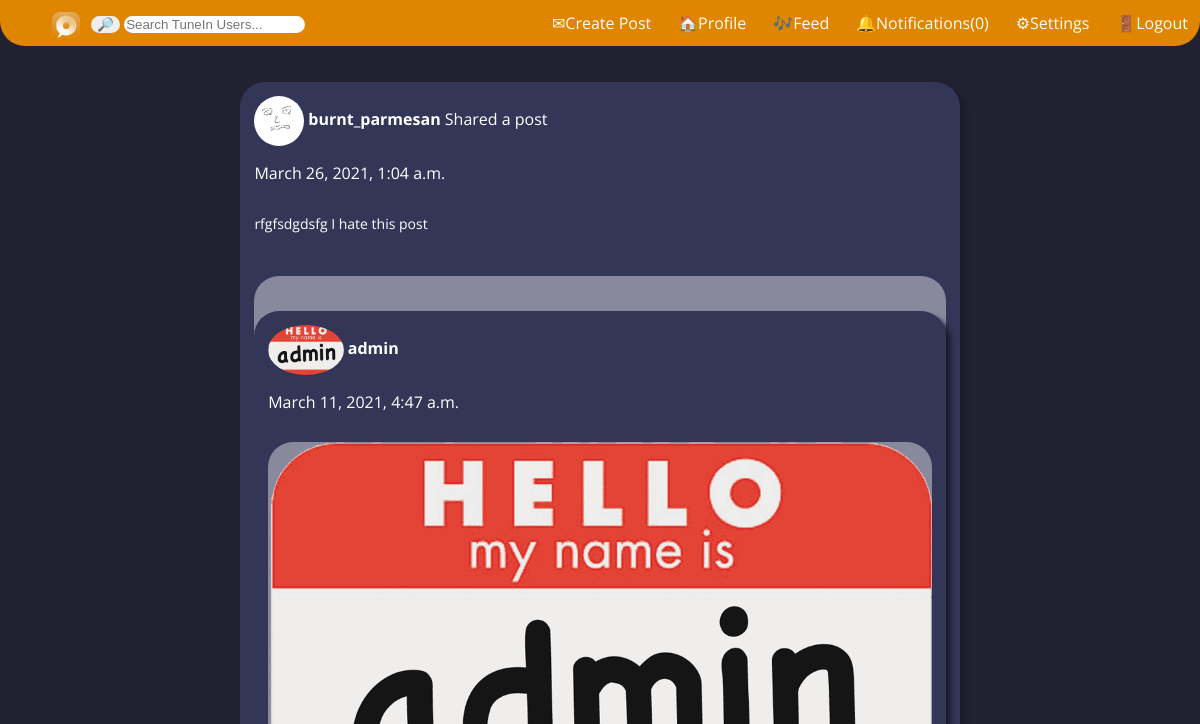
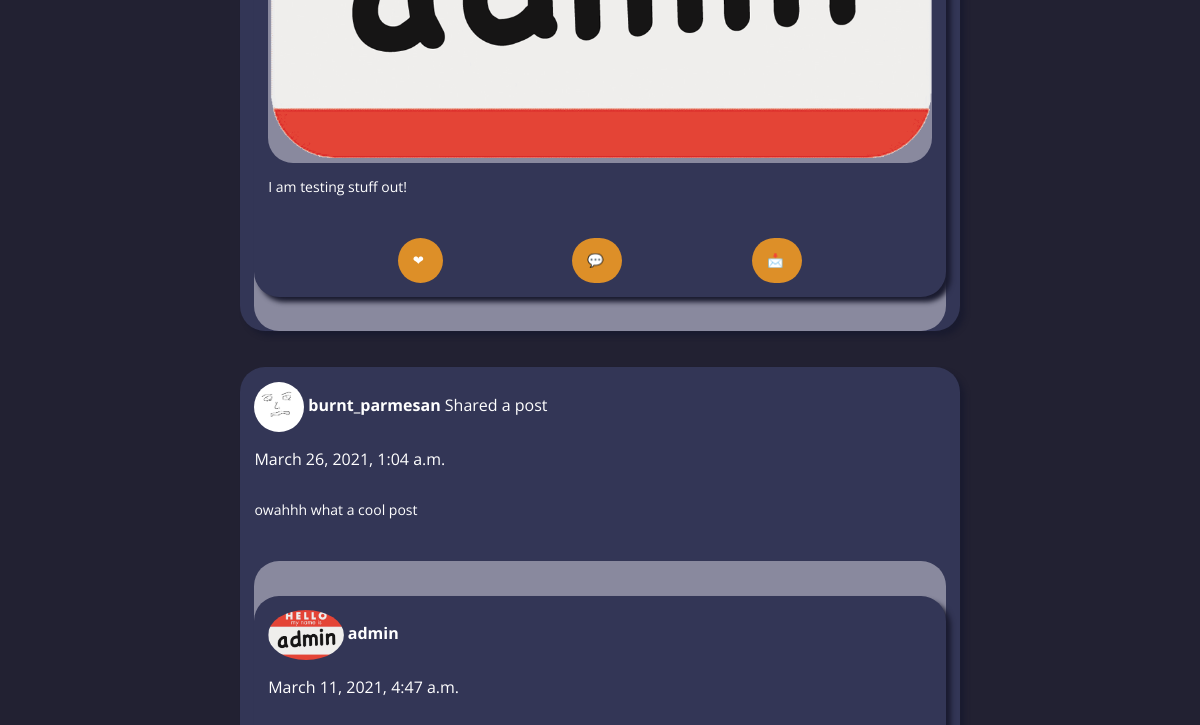
The page /feed (signed in, upper part) on the database as committed earlier (2 pictures, top to bottom).
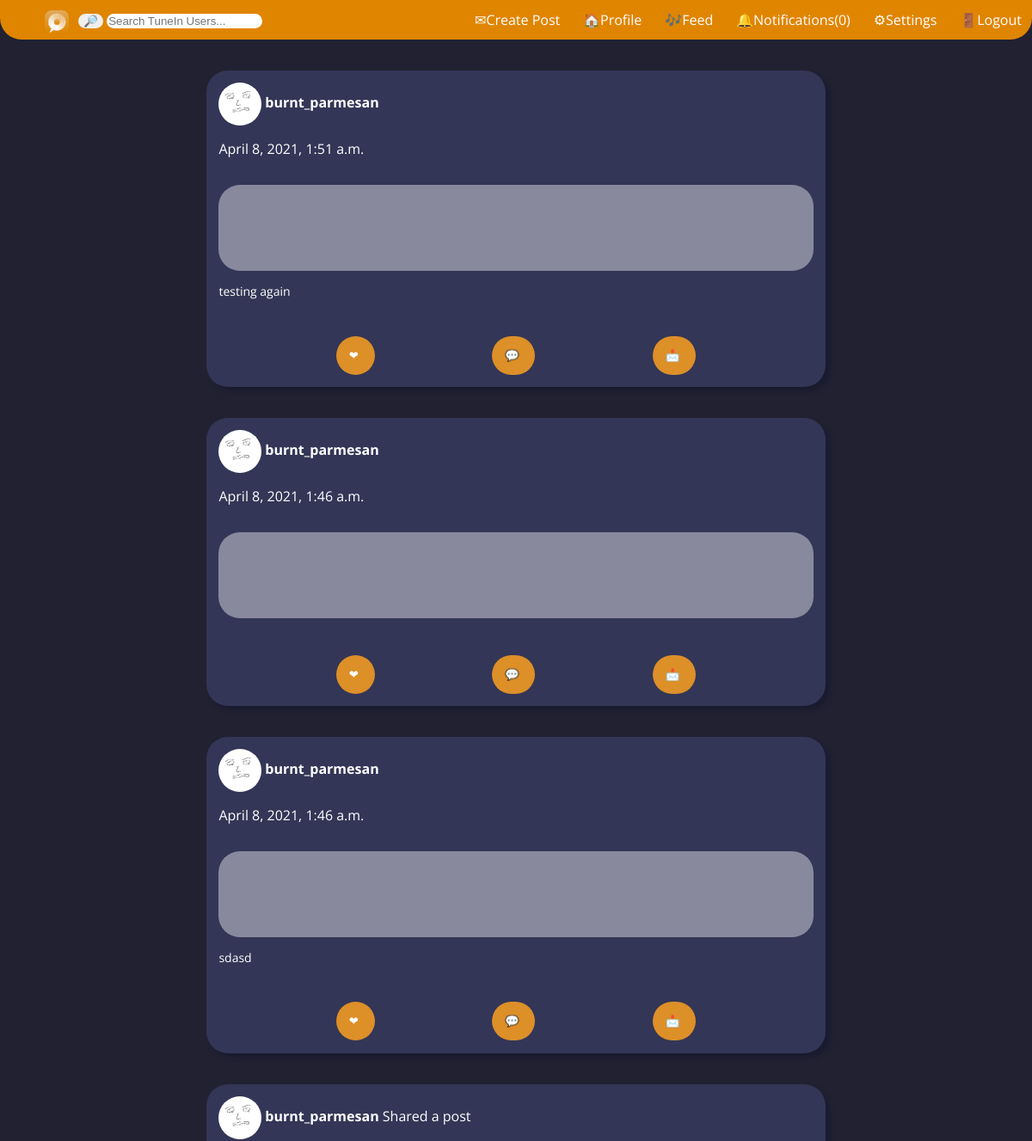
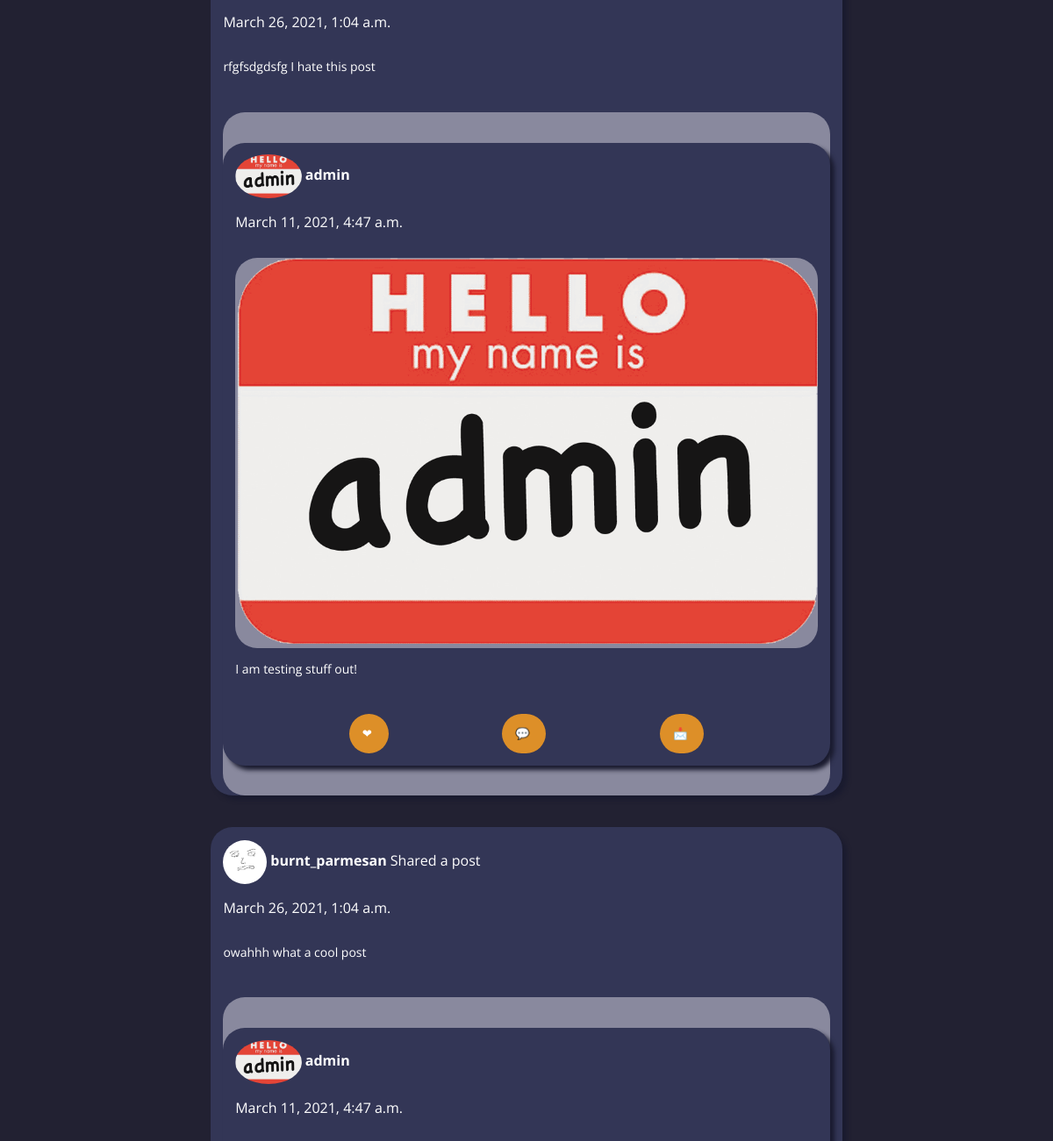
The same page on the database as committed later (2 pictures, top to bottom).
### news/models.py (models this page shows, shortened)
class SharedPost(models.Model):
    originPost = models.ForeignKey(Post, on_delete=models.CASCADE,null=True)
    user = models.ForeignKey(User, on_delete=models.CASCADE)
    date_posted = models.DateTimeField(default=timezone.now)
    description = models.CharField(max_length=255, blank=True)
    def get_date(self):
        return self.date_posted

class Post(models.Model):
    description = models.CharField(max_length=255, blank=True)
    pic = models.ImageField(upload_to='static/media/postPictures', blank=True, null=True)
    choose_file = models.FileField(upload_to='static/media/mediaFiles', validators=[validate_file_extension], blank=True, null=True)
    date_posted = models.DateTimeField(default=timezone.now)
    user_name = models.ForeignKey(User, on_delete=models.CASCADE)
    tags = models.CharField(max_length=100, blank=True)
    def __str__(self):
        return self.description
    def get_date(self):
        return self.date_posted

### user_profile/models.py (models this page shows, shortened)
class Profile(models.Model):
    user = models.OneToOneField(User, on_delete=models.CASCADE)
    User._meta.get_field('email')._unique = True
    first_name = models.CharField(max_length=20,default="")
    last_name = models.CharField(max_length=20,default="")
    bio = models.CharField(max_length=500,default="n/a")
    photo = models.ImageField(upload_to='static/media/profilePictures')

### news/views.py (the view, shortened to what this page needs)
# urls.py: path('feed', views.feed, name="feed"),
def feed(request):
    sharedPosts = False
    if request.user.is_authenticated:
        following = Following.objects.filter(follower= request.user)
        following_list = []
        for f in following:
            following_list.append(getattr(f,'user'))
        if following:
            posts = Post.objects.filter(user_name__in=following_list)
            sharedPosts = SharedPost.objects.filter(user__in=following_list)
            sharedPosts = sharedPosts.order_by('-date_posted')
        else:
            posts = Post.objects.all()
        posts = posts.order_by('-date_posted')
        artist = request.user.groups.filter(name='artists').exists()
        friends_a = Friends.objects.filter(user= request.user)
        friends_b = Friends.objects.filter(friend= request.user)
        friends_list = []
        for f in friends_a:
            friends_list.append(getattr(f,'friend'))
        for f in friends_b:
            friends_list.append(getattr(f,'user'))
        friends_sharedPosts =SharedPost.objects.filter(user__in= friends_list)
        if friends_sharedPosts:
            print(friends_sharedPosts)
        if sharedPosts:
            print(sharedPosts)
            l_posts = list(posts)
            l_shared = list(sharedPosts)
            l_posts.extend(l_shared)
            print(l_posts)
            all_posts = sorted(l_posts,key=lambda x: x.get_date(),reverse=True)
            print(all_posts)
            test = {'posts': all_posts, 'artist': artist}
        else:
            test = {'posts': posts, 'artist': artist}
        return render(request, 'news.html', test)
    else:
        return HttpResponseRedirect('/')

### templates/news.html (shortened to what this page needs)
{% extends 'base.html' %}
{% load static %}
{% block content %}
<link rel="stylesheet" href="{% static 'css/news.css' %}">
<div class="posts">
{% for post in posts %}
{% if post.originPost %}
<div class="post" id="{{post.id}}">
    <div class="post_header">
        <img class ="post_icon" src="{{post.user.profile.photo.url }}">
        <a class="post_username" href="{% url 'user_profile' %}?username={{post.user}}">{{post.user}}</a> Shared a post
        <p id="date">{{post.date_posted}}</p>
    </div>
    <div class="post_text">
        <p>
               {{post.description}}
        </p>
    </div>
    <div class="post_content">
    <div class="post" id="{{post.originPost.id}}">
        <div class="post_header">
            <img class ="post_icon" src="{{post.originPost.user_name.profile.photo.url }}">
            <a class="post_username" href="{% url 'user_profile' %}?username={{post.originPost.user_name}}">{{post.originPost.user_name}}</a>
            <p id="date">{{post.originPost.date_posted}}</p>
        </div>
        <div class="post_content">
            <img src="{{post.originPost.pic}}">
        </div>
        <div class="post_text">
            <p>
                   {{post.originPost.description}}
            </p>
        </div>
        <div class="post_interactables">
            <div><button class="btn" onclick='likePost({{post.originPost.id}})' id='likeButton'>
            <span class="btn-icon">❤</span>
            </button></div>
            <div><button class="btn" onclick='showCommentPopup({{post.originPost.id}})'>
            <span class="btn-icon">💬</span>
            </button></div>
            <div><button class="btn" onclick='prepForSharing({{post.originPost.id}})'>
            <span class="btn-icon">📩</span>
            </button></div>
        </div>
    </div>
    </div>
</div>
 {%else%}
    <div class="post" id="{{post.id}}">
        <div class="post_header">
            <img class ="post_icon" src="{{post.user_name.profile.photo.url }}">
            <a class="post_username" href="{% url 'user_profile' %}?username={{post.user_name}}">{{post.user_name}}</a>
            <p id="date">{{post.date_posted}}</p>
        </div>
        <div class="post_content">
        </div>
        <div class="post_text">
            <p>
                   {{post.description}}
            </p>
        </div>
        <div class="post_interactables">
            <div><button class="btn" onclick='likePost({{post.id}})' id='likeButton'>
            <span class="btn-icon">❤</span>
            </button></div>
            <div><button class="btn" onclick='showCommentPopup({{post.id}})'>
            <span class="btn-icon">💬</span>
            </button></div>
            <div><button class="btn" onclick='prepForSharing({{post.id}})'>
            <span class="btn-icon">📩</span>
            </button></div>
        </div>
    </div>
{%endif%}
{% endfor %}
</div>
{% endblock %}

### templates/base.html (shortened to what this page needs)
<!doctype html>
{% load static  %}
<html lang="en">
<link rel="stylesheet" href="{% static 'css/animations.css'%}">
<head>
</head>
<body>
    <div class="header">
        <ul>
            <li><a href="{% url 'feed' %}"><div class="logo"><img src="{% static 'tuneinLogo.png' %}" alt="TuneIn" width="28" height="28"/></div></a></li>
            <li>
                <div class="search">
                    <form action="{% url 'user_profile' %}">
                        <input type="submit" value="🔎">
                        <input type="text" id="usernameField" name="username" placeholder="Search TuneIn Users...">
                    </form>
                </div>
            </li>
            <div class="links">
                {%if artist %}
                <li><a href="{% url 'createPost' %}">✉Create Post</a></li>
                {%endif%}
                <li><a href="{% url 'user_profile' %}">🏠Profile</a></li>
                <li><a href="{% url 'feed' %}">🎶Feed</a></li>
                <li>
                    <div class='notification' ><span id='notification_title'>🔔Notifications(0)</span>
                    </div>
                </li>
                <li><a href="{% url 'settings' %}">⚙Settings</a></li>
                <li><a href="{% url 'logout' %}">🚪Logout</a></li>
            </ul>
        </div>
        {% block content %}
        {% endblock %}
    </body>
    </html>

### static/css/news.css (style rules this page uses)
body { margin:0; background-color: #222132; color:white; font-family: 'Open Sans', sans-serif; }
.posts { align-content: center; position: relative; width:60%; height:auto; margin-left: auto; margin-right: auto; }
.post { margin-top:5%; margin-bottom: 5%;; text-align: center; background-color: #333656; display: flex; flex-wrap: nowrap; border-radius: 25px; box-shadow: 5px 5px 5px #1A1B2F; flex-direction: column; }
.post_header { margin-top:2%; margin-left:2%; flex: 0 3 50px; width: 100%; text-align: left; }
.post_icon { display:inline; height:50px; max-width: 100%; max-height: 100%; vertical-align: middle; border-radius: 100%; }
.post_username { text-decoration:none; color: white; font-weight: bold; }
.post_content { flex: 0 3 100px; margin:2%; margin-bottom:0%; border-radius: 25px; background-color: #89899E; }
.post_content img { max-width: 100%; max-height: 100%; }
.post_text { margin:2%; margin-top: 0%; text-align: left; font-size: 14px; }
.post_interactables { display: flex; justify-content:space-evenly; margin:2%; }
.post_icon { display:iline; height:50px; max-width: 100%; max-height: 100%; vertical-align: middle; border-radius: 100%; }
.btn { position: relative; display: inline-block; padding: 15px; background-color: #DD8F28; cursor: pointer; outline: none; border: 0; vertical-align: middle; text-decoration: none; color: #fff; border-radius: 25px; -webkit-transition: width 0.5s; transition: width 0.5s; }

### templates/base.html (style rules this page uses)
body { color: #8c9499; background-color: #222132; }
.header { padding:1%; border-radius: 0px 0px 25px 25px; text-align:center; background-color:#E08500; }
.search { float: left; }
.search input { border-radius: 25px; border-width: 0; }
ul { color:white; text-align: right; list-style-type: none; margin: 0; }
li { padding-left: 2%; display: inline; }
body { margin:0; background-color: #222132; color:white; font-family: 'Open Sans', sans-serif; }
.logo { padding-right: 1%; float: left; }
.header a { text-decoration: none; color: white; }
.links { display:inline; }
.notification { position: relative; display: inline-block; }

Rows that differ between the two databases and show on the page:
added Post: user_name.profile.photo (picture), user_name "burnt_parmesan", date_posted "April 8, 2021, 1:51 a.m.", description "testing again"
added Post: user_name.profile.photo (picture), user_name "burnt_parmesan", date_posted "April 8, 2021, 1:46 a.m."
added Post: user_name.profile.photo (picture), user_name "burnt_parmesan", date_posted "April 8, 2021, 1:46 a.m.", description "sdasd"
